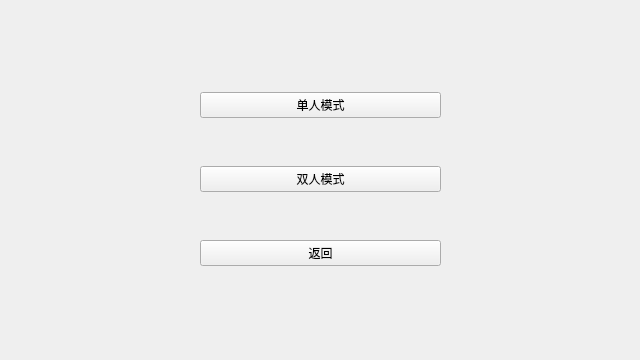
<?xml version="1.0" encoding="UTF-8"?>
<ui version="4.0">
 <class>ModeSelect</class>
 <widget class="QWidget" name="ModeSelect">
  <property name="geometry">
   <rect>
    <x>0</x>
    <y>0</y>
    <width>640</width>
    <height>360</height>
   </rect>
  </property>
  <property name="sizePolicy">
   <sizepolicy hsizetype="Preferred" vsizetype="Preferred">
    <horstretch>0</horstretch>
    <verstretch>0</verstretch>
   </sizepolicy>
  </property>
  <property name="windowTitle">
   <string>MainWindow</string>
  </property>
  <widget class="QWidget" name="centralwidget" native="true">
   <property name="geometry">
    <rect>
     <x>0</x>
     <y>0</y>
     <width>641</width>
     <height>361</height>
    </rect>
   </property>
   <widget class="QWidget" name="verticalLayoutWidget">
    <property name="geometry">
     <rect>
      <x>0</x>
      <y>0</y>
      <width>641</width>
      <height>361</height>
     </rect>
    </property>
    <layout class="QVBoxLayout" name="verticalLayout">
     <property name="leftMargin">
      <number>200</number>
     </property>
     <property name="topMargin">
      <number>50</number>
     </property>
     <property name="rightMargin">
      <number>200</number>
     </property>
     <property name="bottomMargin">
      <number>50</number>
     </property>
     <item>
      <widget class="QPushButton" name="singleButton">
       <property name="text">
        <string>单人模式</string>
       </property>
      </widget>
     </item>
     <item>
      <widget class="QPushButton" name="duoButton">
       <property name="text">
        <string>双人模式</string>
       </property>
      </widget>
     </item>
     <item>
      <widget class="QPushButton" name="returnButton">
       <property name="text">
        <string>返回</string>
       </property>
      </widget>
     </item>
    </layout>
   </widget>
  </widget>
 </widget>
 <resources/>
 <connections/>
</ui>
